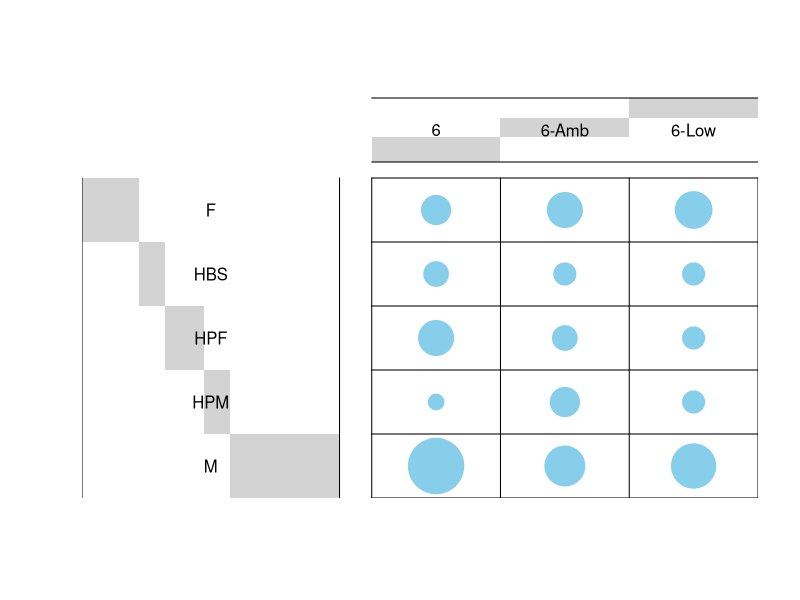
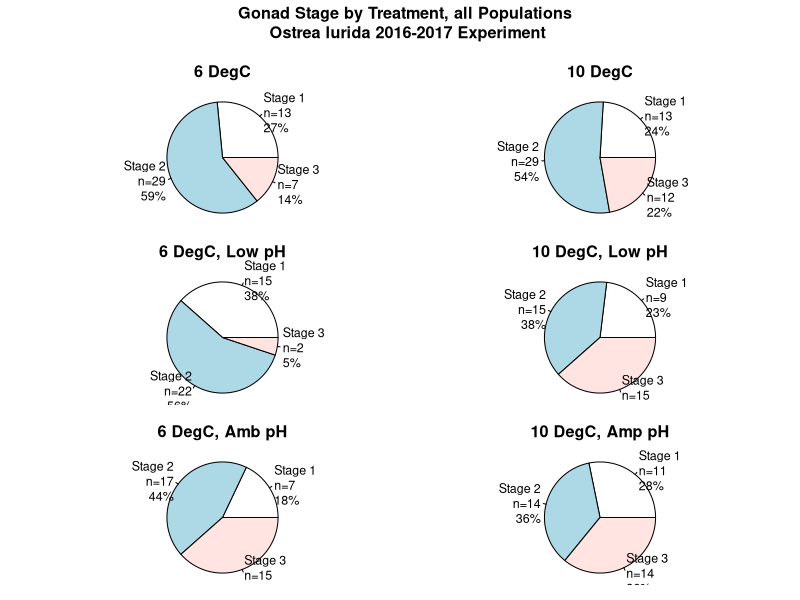
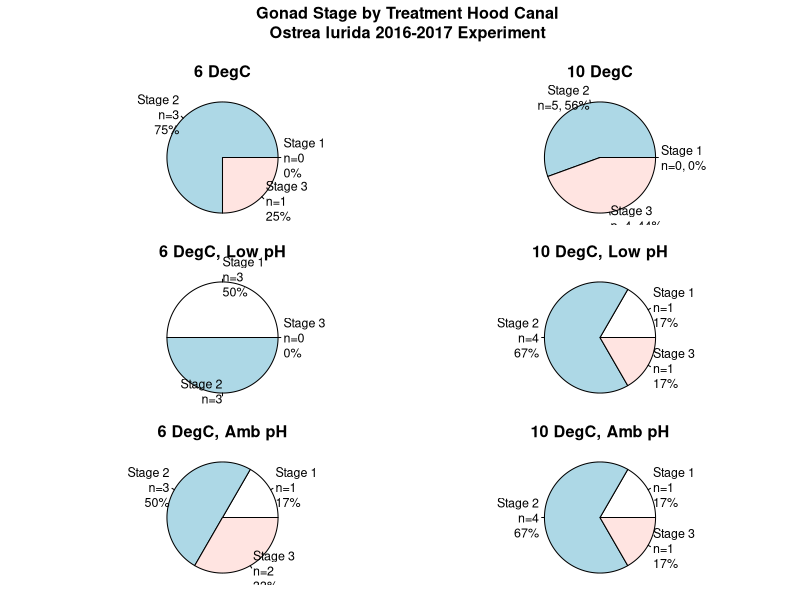
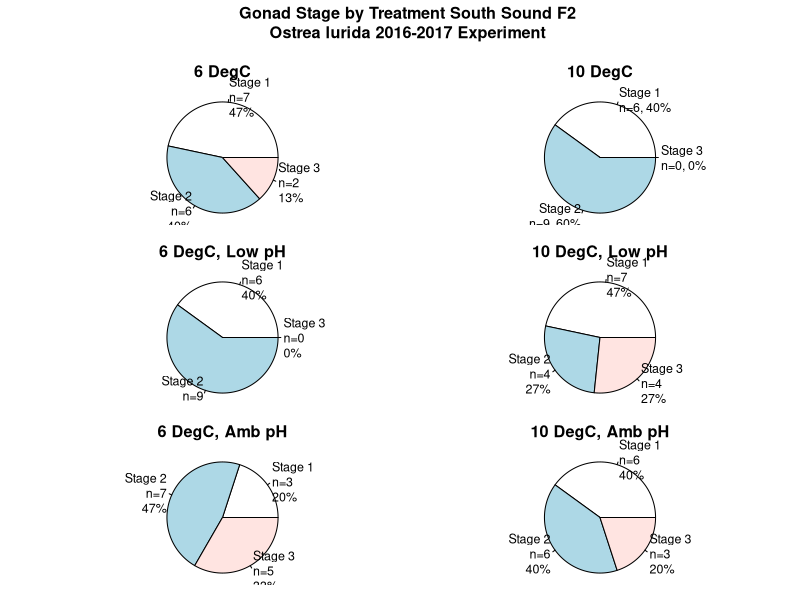
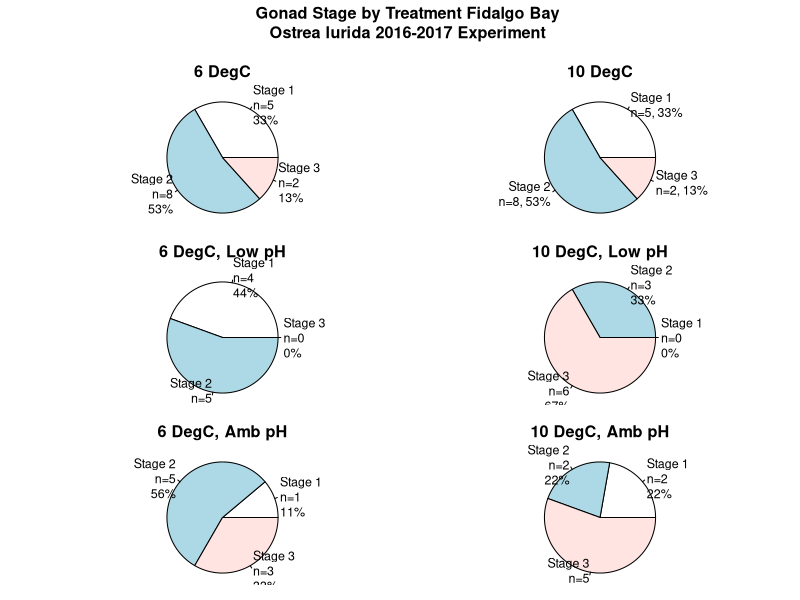
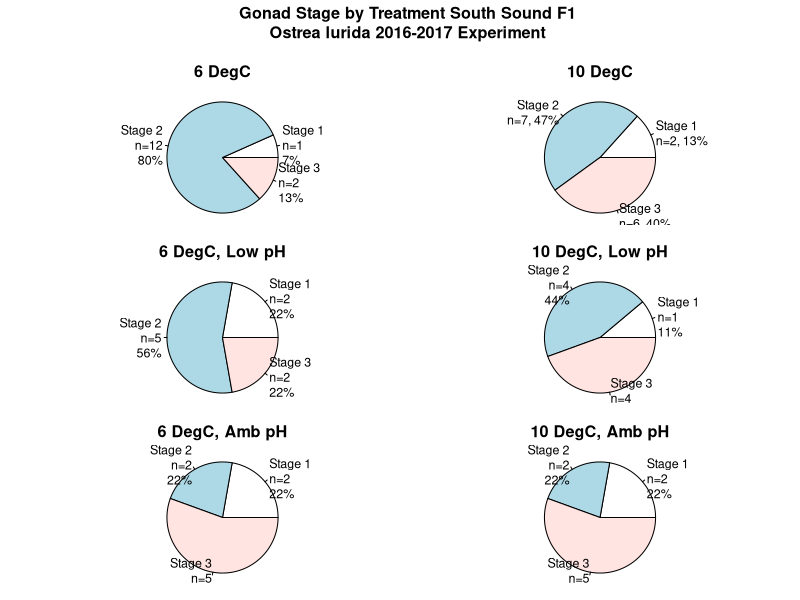

R code for these plots, in order: (Note: this script raises an error after producing the figures.)
setwd("~/Documents/Roberts Lab/O.lurida_Stress/Data")
Histo <- read.csv("2017-Oly-Histo-Results.csv", header=T, stringsAsFactors = T)
Histo$Stage <- as.factor(Histo$Stage)
library(plyr)

# All Populations Combined ------------------------------------------------
All.6 <- subset(Histo, Phase %in% "TEMP" & Treatment %in% "6")
All.10 <- subset(Histo, Phase %in% "TEMP" & Treatment %in% "10")
All.6.Low <- subset(Histo, Phase %in% "OA" & Treatment %in% "6-Low")
All.6.Amb <- subset(Histo, Phase %in% "OA" & Treatment %in% "6-Amb")
All.10.Low <- subset(Histo, Phase %in% "OA" & Treatment %in% "10-Low")
All.10.Amb <- subset(Histo, Phase %in% "OA" & Treatment %in% "10-Amb")
Allp.6 <- data.frame(unclass(100*prop.table(table(All.6$Stage))))
Allp.10 <- data.frame(unclass(100*prop.table(table(All.10$Stage))))
Allp.6.Low <- data.frame(unclass(100*prop.table(table(All.6.Low$Stage))))
Allp.6.Amb <- data.frame(unclass(100*prop.table(table(All.6.Amb$Stage))))
Allp.10.Low <- data.frame(unclass(100*prop.table(table(All.10.Low$Stage))))
Allp.10.Amb <- data.frame(unclass(100*prop.table(table(All.10.Amb$Stage))))
All.p <- data.frame(cbind(Allp.6, Allp.10, Allp.6.Low, Allp.6.Amb, Allp.10.Low, Allp.10.Amb))
colnames(All.p) <- c("6", "10", "6.Low", "6.Amb", "10.Low", "10.Amb")
Stages <- c("Stage 1", "Stage 2", "Stage 3")
png(filename = "~/Documents/Roberts Lab/O.lurida_Stress/Analyses/Gonad-Stage-Pie-Charts.png", width = 600, height = 800)
par(mfrow = c(3, 2), mar=c(.5,1,3.5,.5), oma=c(1,2,3,1), cex.main= 1.3, cex=.75)
pie(table(All.6$Stage), main="6 DegC", radius=1, labels=paste(Stages, "\n", "n=", table(All.6$Stage), "\n", round(All.p$`6`), "%", sep=""))
pie(table(All.10$Stage), main="10 DegC", radius=1, labels=paste(Stages, "\n", "n=", table(All.10$Stage),"\n", round(All.p$`10`), "%", sep=""))
pie(table(All.6.Low$Stage), main="6 DegC, Low pH", radius=1, labels=paste(Stages, "\n", "n=", table(All.6.Low$Stage), "\n", round(All.p$`6.Low`), "%", sep=""))
pie(table(All.10.Low$Stage), main="10 DegC, Low pH", radius=1, labels=paste(Stages, "\n", "n=", table(All.10.Low$Stage),"\n", round(All.p$`10.Low`), "%", sep=""))
pie(table(All.6.Amb$Stage), main="6 DegC, Amb pH", radius=1, labels=paste(Stages, "\n", "n=", table(All.6.Amb$Stage), "\n", round(All.p$`6.Amb`), "%", sep=""))
pie(table(All.10.Amb$Stage), main="10 DegC, Amp pH", radius=1, labels=paste(Stages, "\n", "n=", table(All.10.Amb$Stage), "\n", round(All.p$`10.Amb`), "%", sep=""))
title("Gonad Stage by Treatment, all Populations \nOstrea lurida 2016-2017 Experiment", outer=TRUE) 
dev.off()

# Each Population Separately ----------------------------------------------

Pops <- levels(Histo$Population)
Pop.names <- c("Hood Canal", "South Sound F2", "Fidalgo Bay", "South Sound F1")
for (i in 1:length(Pops)) {
  T <- Pops[i]
  T.6 <- subset(Histo, Population %in% T & Phase %in% "TEMP" & Treatment %in% "6")
  T.10 <- subset(Histo, Population %in% T & Phase %in% "TEMP" & Treatment %in% "10")
  T.6.Low <- subset(Histo, Population %in% T & Phase %in% "OA" & Treatment %in% "6-Low")
  T.6.Amb <- subset(Histo, Population %in% T & Phase %in% "OA" & Treatment %in% "6-Amb")
  T.10.Low <- subset(Histo, Population %in% T & Phase %in% "OA" & Treatment %in% "10-Low")
  T.10.Amb <- subset(Histo, Population %in% T & Phase %in% "OA" & Treatment %in% "10-Amb")
  Tp.6 <- data.frame(unclass(100*prop.table(table(T.6$Stage))))
  Tp.10 <- data.frame(unclass(100*prop.table(table(T.10$Stage))))
  Tp.6.Low <- data.frame(unclass(100*prop.table(table(T.6.Low$Stage))))
  Tp.6.Amb <- data.frame(unclass(100*prop.table(table(T.6.Amb$Stage))))
  Tp.10.Low <- data.frame(unclass(100*prop.table(table(T.10.Low$Stage))))
  Tp.10.Amb <- data.frame(unclass(100*prop.table(table(T.10.Amb$Stage))))
  T.p <- data.frame(cbind(Tp.6, Tp.10, Tp.6.Low, Tp.6.Amb, Tp.10.Low, Tp.10.Amb))
  colnames(T.p) <- c("6", "10", "6.Low", "6.Amb", "10.Low", "10.Amb")
  Stages <- c("Stage 1", "Stage 2", "Stage 3")
  filename <- paste("~/Documents/Roberts Lab/O.lurida_Stress/Analyses/Gonad-Stage-Pie-Charts-", T, ".png", sep="")
  png(filename = filename, width = 600, height = 800)
  par(mfrow = c(3, 2), mar=c(.5,1,3.5,.5), oma=c(1,2,3,1), cex.main= 1.3, cex=.75)
  pie(table(T.6$Stage), main="6 DegC", radius=1, labels=paste(Stages, "\n", "n=", table(T.6$Stage), "\n", round(T.p$`6`), "%", sep=""))
  pie(table(T.10$Stage), main="10 DegC", radius=1, labels=paste(Stages, "\n", "n=", table(T.10$Stage), ", ", round(T.p$`10`), "%", sep=""))
  pie(table(T.6.Low$Stage), main="6 DegC, Low pH", radius=1, labels=paste(Stages, "\n", "n=", table(T.6.Low$Stage), "\n", round(T.p$`6.Low`), "%", sep=""))
  pie(table(T.10.Low$Stage), main="10 DegC, Low pH", radius=1, labels=paste(Stages, "\n", "n=", table(T.10.Low$Stage), "\n", round(T.p$`10.Low`), "%", sep=""))
  pie(table(T.6.Amb$Stage), main="6 DegC, Amb pH", radius=1, labels=paste(Stages, "\n", "n=", table(T.6.Amb$Stage), "\n", round(T.p$`6.Amb`), "%", sep=""))
  pie(table(T.10.Amb$Stage), main="10 DegC, Amb pH", radius=1, labels=paste(Stages, "\n", "n=", table(T.10.Amb$Stage), "\n", round(T.p$`10.Amb`), "%", sep=""))
  title(paste("Gonad Stage by Treatment ", Pop.names[i], "\n", "Ostrea lurida 2016-2017 Experiment", sep=""), outer=TRUE)
  dev.off()
}


### Stats
# Resource: http://www.sthda.com/english/wiki/chi-square-test-of-independence-in-r

library("gplots")
test.all <- rbind(All.6, All.6.Amb, All.6.Low)
test.Sex <- table(test.all$Treatment, test.all$Sex)
test.stage <- table(test.all$Treatment, test.all$Stage)
test.Sex <- test.Sex[-1:-3,]
test.stage <- test.stage[-1:-3,]

balloonplot(test.Sex, main ="Oly Sex", xlab ="", ylab="",
            label = T, show.margins = FALSE)
balloonplot(test.stage, main ="Oly Stage", xlab ="", ylab="",
            label = T, show.margins = FALSE)

library("graphics")
mosaicplot(test.Sex, shade = TRUE, las=2, main = "Oly Sex")
mosaicplot(test.stage, shade = TRUE, las=2, main = "Oly Stage")

chisq.sex <- chisq.test(test.Sex)
chisq.stage <- chisq.test(test.stage)
chisq.stage$observed
chisq.stage$expected
round(chisq.stage$residuals, 3)
install.packages("corrplot")
library(corrplot)
corrplot(chisq.stage$residuals, is.corr = F)


### boneyard

# Histo$Stage <- as.factor(Histo$Stage)
# counts.temp <- count(df=subset(Histo, Phase %in% "TEMP"), c("Phase", "Treatment", "Stage"))
# counts.OA <- count(df=subset(Histo, Phase %in% "OA"), c("Phase", "Treatment", "Stage"))
# counts.all <- count(df=Histo, c("Phase", "Treatment", "Stage"))
